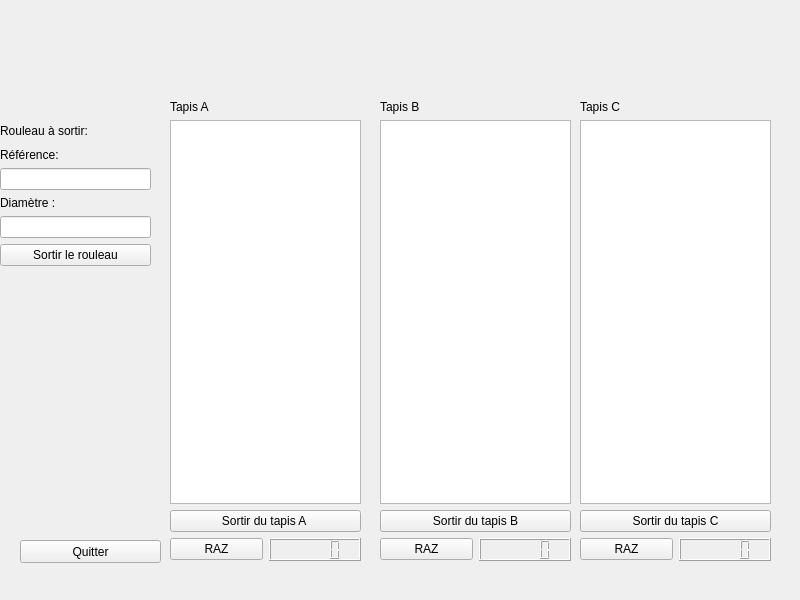
<?xml version="1.0" encoding="UTF-8"?>
<ui version="4.0">
 <class>TestTapis</class>
 <widget class="QWidget" name="TestTapis">
  <property name="geometry">
   <rect>
    <x>0</x>
    <y>0</y>
    <width>800</width>
    <height>600</height>
   </rect>
  </property>
  <property name="windowTitle">
   <string>TestTapis</string>
  </property>
  <widget class="QPushButton" name="pushButtonQuitter">
   <property name="geometry">
    <rect>
     <x>20</x>
     <y>540</y>
     <width>141</width>
     <height>23</height>
    </rect>
   </property>
   <property name="text">
    <string>Quitter</string>
   </property>
  </widget>
  <widget class="QWidget" name="">
   <property name="geometry">
    <rect>
     <x>170</x>
     <y>100</y>
     <width>191</width>
     <height>461</height>
    </rect>
   </property>
   <layout class="QVBoxLayout" name="verticalLayout_2">
    <item>
     <widget class="QLabel" name="label_4">
      <property name="text">
       <string>Tapis A</string>
      </property>
     </widget>
    </item>
    <item>
     <widget class="QListWidget" name="listWidgetTapisA"/>
    </item>
    <item>
     <widget class="QPushButton" name="pushButtonSortisTapisA">
      <property name="text">
       <string>Sortir du tapis A </string>
      </property>
     </widget>
    </item>
    <item>
     <layout class="QHBoxLayout" name="horizontalLayout">
      <item>
       <widget class="QPushButton" name="pushButtonRazTapisA">
        <property name="text">
         <string>RAZ</string>
        </property>
       </widget>
      </item>
      <item>
       <widget class="QLCDNumber" name="lcdNumberA"/>
      </item>
     </layout>
    </item>
   </layout>
  </widget>
  <widget class="QWidget" name="">
   <property name="geometry">
    <rect>
     <x>380</x>
     <y>100</y>
     <width>191</width>
     <height>461</height>
    </rect>
   </property>
   <layout class="QVBoxLayout" name="verticalLayout_3">
    <item>
     <widget class="QLabel" name="label_5">
      <property name="text">
       <string>Tapis B</string>
      </property>
     </widget>
    </item>
    <item>
     <widget class="QListWidget" name="listWidgetTapisB"/>
    </item>
    <item>
     <widget class="QPushButton" name="pushButtonSortirTapisB">
      <property name="text">
       <string>Sortir du tapis B</string>
      </property>
     </widget>
    </item>
    <item>
     <layout class="QHBoxLayout" name="horizontalLayout_2">
      <item>
       <widget class="QPushButton" name="pushButtonRazTapisB">
        <property name="text">
         <string>RAZ</string>
        </property>
       </widget>
      </item>
      <item>
       <widget class="QLCDNumber" name="lcdNumberB"/>
      </item>
     </layout>
    </item>
   </layout>
  </widget>
  <widget class="QWidget" name="">
   <property name="geometry">
    <rect>
     <x>580</x>
     <y>100</y>
     <width>191</width>
     <height>461</height>
    </rect>
   </property>
   <layout class="QVBoxLayout" name="verticalLayout_4">
    <item>
     <widget class="QLabel" name="label_6">
      <property name="text">
       <string>Tapis C</string>
      </property>
     </widget>
    </item>
    <item>
     <widget class="QListWidget" name="listWidgetTapisC"/>
    </item>
    <item>
     <widget class="QPushButton" name="pushButtonSortirTapisC">
      <property name="text">
       <string>Sortir du tapis C</string>
      </property>
     </widget>
    </item>
    <item>
     <layout class="QHBoxLayout" name="horizontalLayout_3">
      <item>
       <widget class="QPushButton" name="pushButtonRazTapisC">
        <property name="text">
         <string>RAZ</string>
        </property>
       </widget>
      </item>
      <item>
       <widget class="QLCDNumber" name="lcdNumberC"/>
      </item>
     </layout>
    </item>
   </layout>
  </widget>
  <widget class="QWidget" name="">
   <property name="geometry">
    <rect>
     <x>0</x>
     <y>120</y>
     <width>151</width>
     <height>146</height>
    </rect>
   </property>
   <layout class="QVBoxLayout" name="verticalLayout_5">
    <item>
     <widget class="QLabel" name="label">
      <property name="text">
       <string>Rouleau à sortir: </string>
      </property>
     </widget>
    </item>
    <item>
     <layout class="QVBoxLayout" name="verticalLayout">
      <item>
       <widget class="QLabel" name="label_2">
        <property name="text">
         <string>Référence: </string>
        </property>
       </widget>
      </item>
      <item>
       <widget class="QLineEdit" name="lineEditReference"/>
      </item>
      <item>
       <widget class="QLabel" name="label_3">
        <property name="text">
         <string>Diamètre :</string>
        </property>
       </widget>
      </item>
      <item>
       <widget class="QLineEdit" name="lineEditDiametre"/>
      </item>
      <item>
       <widget class="QPushButton" name="pushButtonSortirRouleau">
        <property name="text">
         <string>Sortir le rouleau</string>
        </property>
       </widget>
      </item>
     </layout>
    </item>
   </layout>
  </widget>
 </widget>
 <resources/>
 <connections/>
</ui>
